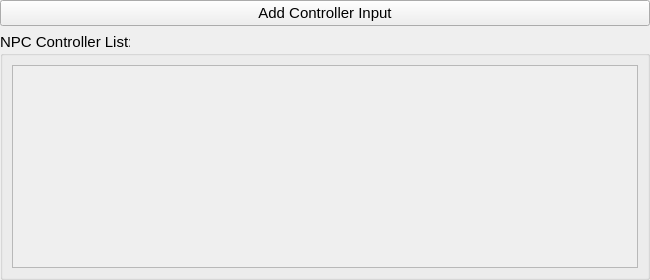
<?xml version="1.0" encoding="UTF-8"?>
<ui version="4.0">
 <class>Form</class>
 <widget class="QWidget" name="Form">
  <property name="geometry">
   <rect>
    <x>0</x>
    <y>0</y>
    <width>650</width>
    <height>280</height>
   </rect>
  </property>
  <property name="minimumSize">
   <size>
    <width>650</width>
    <height>280</height>
   </size>
  </property>
  <property name="windowTitle">
   <string>Hardware Manager</string>
  </property>
  <layout class="QGridLayout" name="gridLayout">
   <property name="leftMargin">
    <number>0</number>
   </property>
   <property name="topMargin">
    <number>0</number>
   </property>
   <property name="rightMargin">
    <number>0</number>
   </property>
   <property name="bottomMargin">
    <number>0</number>
   </property>
   <item row="1" column="1">
    <widget class="QGroupBox" name="controller_groupbox">
     <property name="font">
      <font>
       <pointsize>11</pointsize>
       <weight>50</weight>
       <bold>false</bold>
      </font>
     </property>
     <property name="title">
      <string>NPC Controller List:</string>
     </property>
     <layout class="QGridLayout" name="gridLayout_2">
      <item row="0" column="0">
       <widget class="QScrollArea" name="hardware_scrollarea">
        <property name="widgetResizable">
         <bool>true</bool>
        </property>
        <widget class="QWidget" name="scrollAreaWidgetContents">
         <property name="geometry">
          <rect>
           <x>0</x>
           <y>0</y>
           <width>628</width>
           <height>208</height>
          </rect>
         </property>
         <layout class="QVBoxLayout" name="verticalLayout_2">
          <item>
           <layout class="QVBoxLayout" name="controller_list_layout"/>
          </item>
          <item>
           <spacer name="verticalSpacer">
            <property name="orientation">
             <enum>Qt::Vertical</enum>
            </property>
            <property name="sizeHint" stdset="0">
             <size>
              <width>20</width>
              <height>60</height>
             </size>
            </property>
           </spacer>
          </item>
         </layout>
        </widget>
       </widget>
      </item>
     </layout>
    </widget>
   </item>
   <item row="0" column="1">
    <widget class="QPushButton" name="btn_add_controller">
     <property name="font">
      <font>
       <pointsize>11</pointsize>
       <weight>50</weight>
       <bold>false</bold>
      </font>
     </property>
     <property name="text">
      <string>Add Controller Input</string>
     </property>
    </widget>
   </item>
  </layout>
 </widget>
 <resources/>
 <connections/>
</ui>
